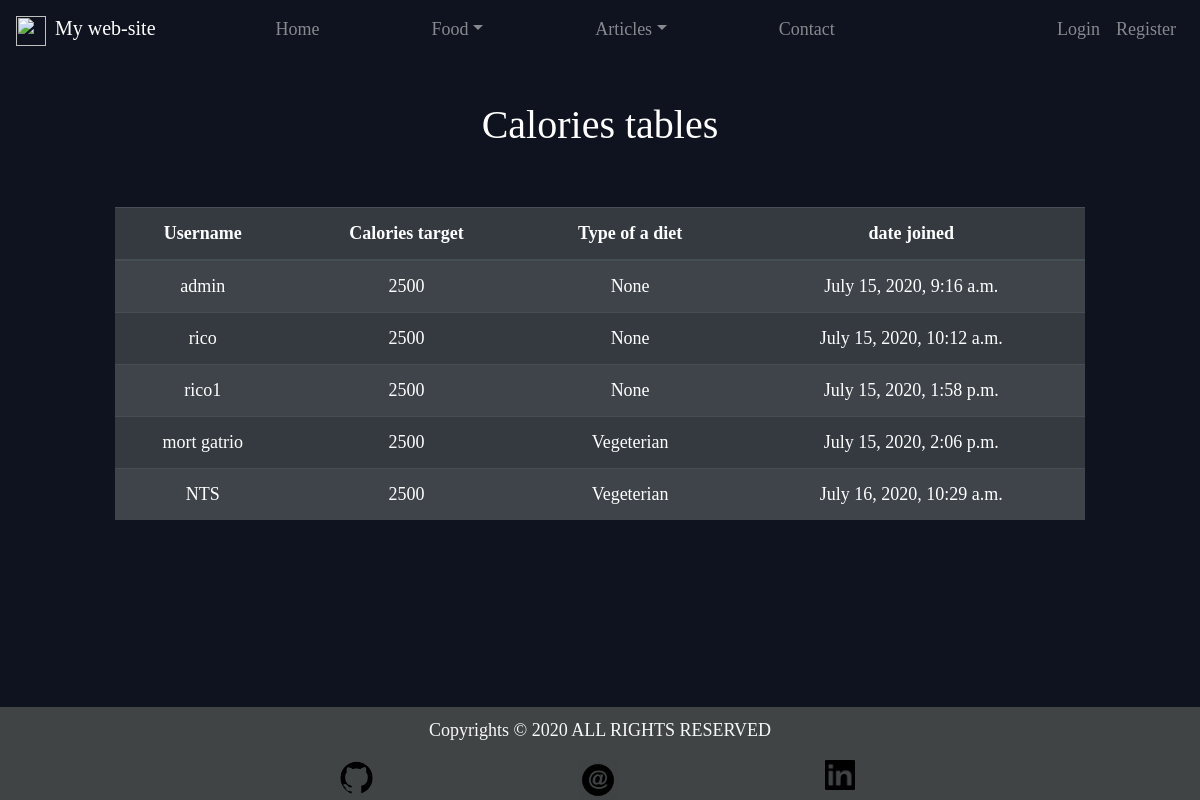
/profile/profile_table/, run on the app's committed database.
### Account/models.py (models this page shows, shortened)
class Profile(AbstractBaseUser):
	email 					= models.EmailField(verbose_name="email", max_length=60, unique=True)
	username 				= models.CharField(verbose_name="username", max_length=30, unique=True)
	calories_plan			= models.IntegerField(default=2500)
	diet_type               = models.CharField(max_length=2, default="5", choices=DIET_TYPE_CHOICES)
	is_admin				= models.BooleanField(default=False)
	is_active				= models.BooleanField(default=True)
	is_staff				= models.BooleanField(default=False)
	is_superuser			= models.BooleanField(default=False)
	date_joined				= models.DateTimeField(verbose_name='date joined', auto_now_add=True)
	last_login				= models.DateTimeField(verbose_name='last login', auto_now=True)
	USERNAME_FIELD = "username"
	REQUIRED_FIELDS = ["email"]
	objects = MyAccountManager()

### Account/views.py (the view)
# urls.py: path("profile_table/", ProfilesListView.as_view(), name="prof_table"),
class ProfilesListView(ListView, SuccessMessageMixin):
	template_name = "Account/profile_list.html"
	model = Profile
	paginate_by = 10
	context_object_name = "objects"

### Templates/Account/profile_list.html (shortened to what this page needs)
{% extends 'main.html' %}
{% block content %}
	<h1 id="title">Calories tables </h1>
	<table class="table table-striped table-dark">
		<thead>
			<tr>
				<th scope="col">Username</th>
				<th scope="col">Calories target</th>
				<th scope="col">Type of a diet</th>
				<th scope="col">date joined</th>
			</tr>
		</thead>
		<tbody>
			{% for profile in objects %}
				<tr>
					<td>{{profile.username}}</td>
					<td>{{profile.calories_plan}}</td>
					<td>{{profile.get_diet_type_display}}</td>
					<td>{{profile.date_joined}}</td>
				</tr>
			{% endfor %}
		</tbody>
	</table>
{% endblock %}

### files/style.css (style rules this page uses)
body { background-color: #0f121f; font-family: Ubuntu; color: #fff; font-size:large; text-align: center; }
#title { padding-bottom: 50px; }

### data on the page
Profile: username "admin", calories_plan "2500", diet_type "None", date_joined "July 15, 2020, 9:16 a.m."
Profile: username "rico", calories_plan "2500", diet_type "None", date_joined "July 15, 2020, 10:12 a.m."
Profile: username "rico1", calories_plan "2500", diet_type "None", date_joined "July 15, 2020, 1:58 p.m."
Profile: username "mort gatrio", calories_plan "2500", diet_type "Vegeterian", date_joined "July 15, 2020, 2:06 p.m."
Profile: username "NTS", calories_plan "2500", diet_type "Vegeterian", date_joined "July 16, 2020, 10:29 a.m."
